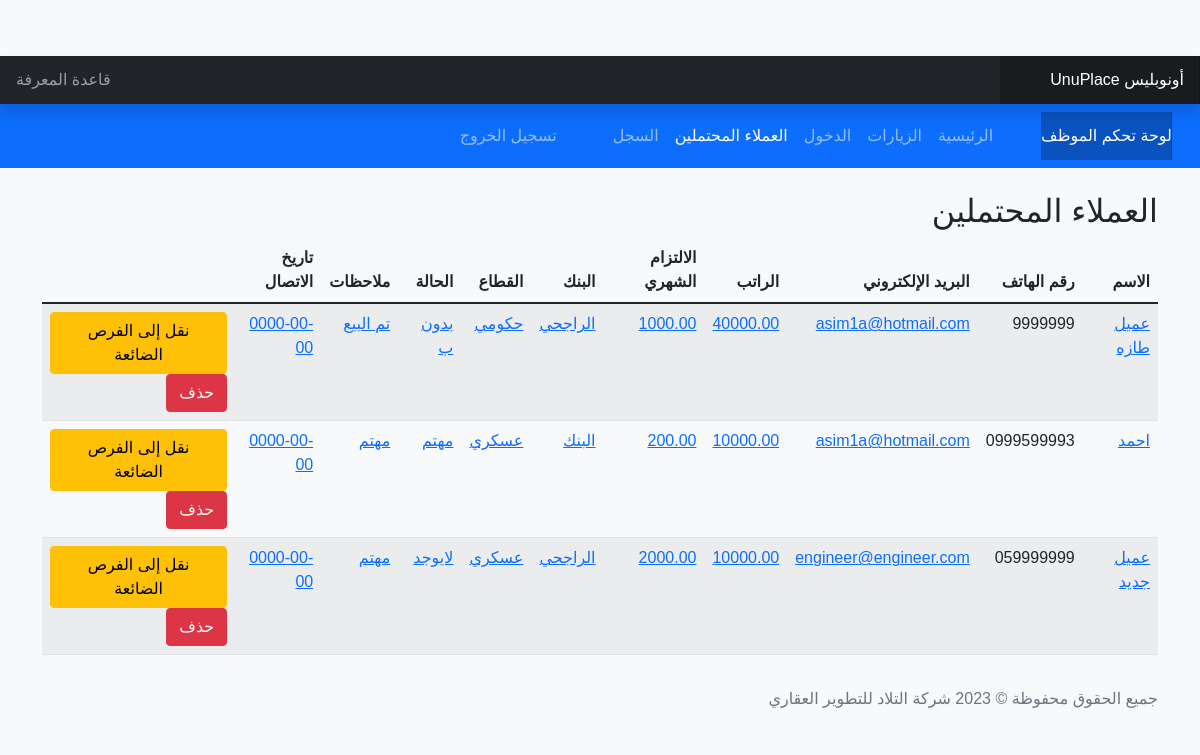
Page /employee/potential_clients.php (signed in) on the earlier database version.
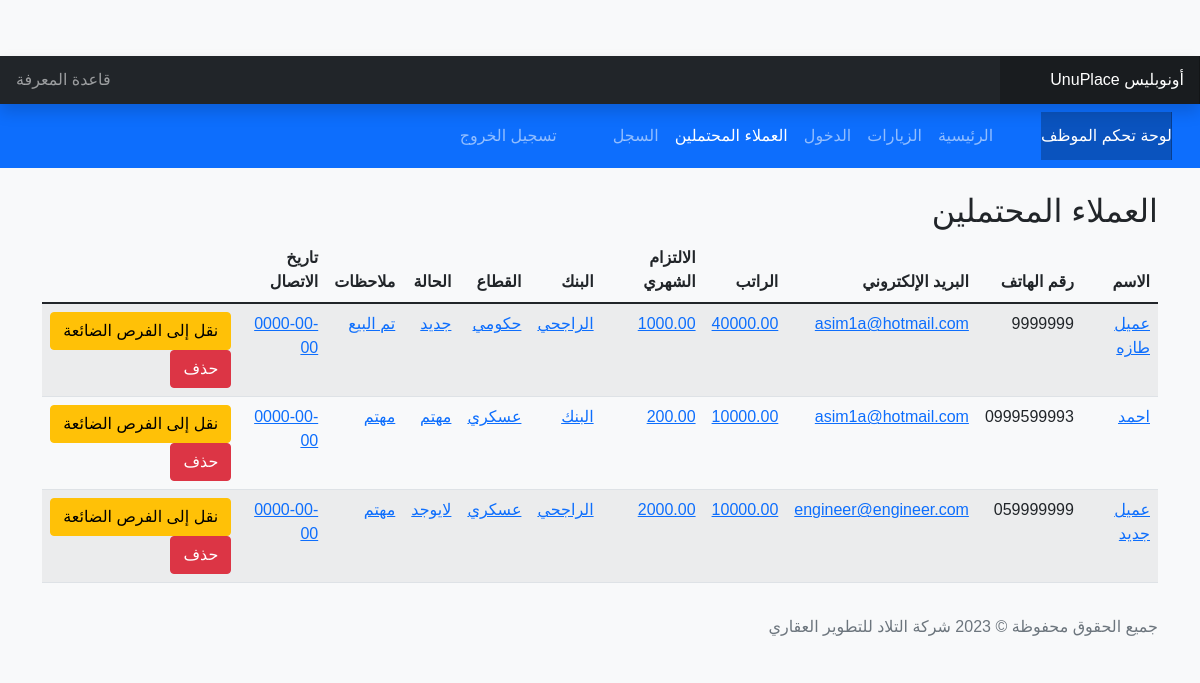
Same page on the later database version.
### tables this page shows
CREATE TABLE `potential_clients` (
  `id` int(11) NOT NULL,
  `name` varchar(100) NOT NULL,
  `phone` varchar(20) NOT NULL,
  `salary` decimal(10,2) DEFAULT NULL,
  `monthly_commitment` decimal(10,2) DEFAULT NULL,
  `bank` text DEFAULT NULL,
  `sector` text DEFAULT NULL,
  `status` text DEFAULT NULL,
  `notes` text DEFAULT NULL,
  `contact_date` date DEFAULT NULL,
  `assigned_to` int(11) DEFAULT NULL,
  `created_at` timestamp NOT NULL DEFAULT current_timestamp(),
  `email` varchar(128) DEFAULT NULL,
  `source` text DEFAULT NULL
);

### includes/functions.php (called while the page is built, shortened)
<?php
function get_employee_potential_clients($pdo, $employee_id) {
    $stmt = $pdo->prepare("SELECT * FROM potential_clients WHERE assigned_to = ? ORDER BY created_at DESC");
    $stmt->execute([$employee_id]);
    return $stmt->fetchAll(PDO::FETCH_ASSOC);
}

### employee/potential_clients.php (the view, shortened to what this page needs)
<?php
require_once '../includes/functions.php';
require_once '../config/database.php';
$employee_id = $_SESSION['user_id'];
$clients = get_employee_potential_clients($pdo, $employee_id);
?>
<!DOCTYPE html>
<html lang="ar" dir="rtl">
<head>
    <link href="https://cdn.jsdelivr.net/npm/bootstrap@5.1.3/dist/css/bootstrap.min.css" rel="stylesheet">
    <link href="https://cdn.jsdelivr.net/npm/x-editable@1.5.1/dist/bootstrap3-editable/css/bootstrap-editable.css" rel="stylesheet">
    <link href="../assets/css/style.css" rel="stylesheet">
</head>
<body>
<?php include '../includes/header.php'; ?>
    <?php include '../includes/employee_topnav.php'; ?>
    <div class="container mt-4">
        <h2>العملاء المحتملين</h2>
        <div class="table-responsive">
            <table class="table table-striped">
                <thead>
                    <tr>
                        <th>الاسم</th>
                        <th>رقم الهاتف</th>
                        <th>البريد الإلكتروني</th>
                        <th>الراتب</th>
                        <th>الالتزام الشهري</th>
                        <th>البنك</th>
                        <th>القطاع</th>
                        <th>الحالة</th>
                        <th>ملاحظات</th>
                        <th>تاريخ الاتصال</th>
                    </tr>
                </thead>
                <tbody>
                    <?php foreach ($clients as $client): ?>
                    <tr>
                        <td><a href="client_details.php?id=<?php echo $client['id']; ?>"><?php echo htmlspecialchars($client['name']); ?></a></td>
                        <td><?php echo htmlspecialchars($client['phone']); ?></td>
                        <td><a href="#" class="editable" data-type="text" data-pk="<?php echo $client['id']; ?>" data-name="email"><?php echo htmlspecialchars($client['email']); ?></a></td>
                        <td><a href="#" class="editable" data-type="number" data-pk="<?php echo $client['id']; ?>" data-name="salary"><?php echo htmlspecialchars($client['salary']); ?></a></td>
                        <td><a href="#" class="editable" data-type="number" data-pk="<?php echo $client['id']; ?>" data-name="monthly_commitment"><?php echo htmlspecialchars($client['monthly_commitment']); ?></a></td>
                        <td><a href="#" class="editable" data-type="text" data-pk="<?php echo $client['id']; ?>" data-name="bank"><?php echo htmlspecialchars($client['bank']); ?></a></td>
                        <td><a href="#" class="editable" data-type="text" data-pk="<?php echo $client['id']; ?>" data-name="sector"><?php echo htmlspecialchars($client['sector']); ?></a></td>
                        <td><a href="#" class="editable" data-type="text" data-pk="<?php echo $client['id']; ?>" data-name="notes"><?php echo htmlspecialchars($client['notes']); ?></a></td>
                        <td><a href="#" class="editable" data-type="select" data-pk="<?php echo $client['id']; ?>" data-name="status" data-source='{"جديد":"جديد","متابعة":"متابعة","مهتم":"مهتم","غير مهتم":"غير مهتم","تم الحجز":"تم الحجز","تم البيع":"تم البيع"}'><?php echo htmlspecialchars($client['status']); ?></a></td>
                        <td><a href="#" class="editable" data-type="date" data-pk="<?php echo $client['id']; ?>" data-name="contact_date"><?php echo htmlspecialchars($client['contact_date']); ?></a></td>
                        <td>
    <form method="POST" class="d-inline" onsubmit="return confirm('هل أنت متأكد من نقل هذا العميل إلى الفرص الضائعة؟');">
        <button type="submit" name="mark_as_lost" class="btn btn-warning">نقل إلى الفرص الضائعة</button>
    </form>
    <form method="POST" class="d-inline" onsubmit="return confirm('هل أنت متأكد من حذف هذا العميل المحتمل؟');">
        <button type="submit" name="delete_client" class="btn btn-danger">حذف</button>
    </form>
</td>
                    </tr>
                    <?php endforeach; ?>
                </tbody>
            </table>
        </div>
    </div>
        <?php include '../includes/footer.php'; ?>
</body>
</html>

Differences in the rows shown:
changed potential_clients "عميل طازه": notes "بدون ب" → "جديد"
